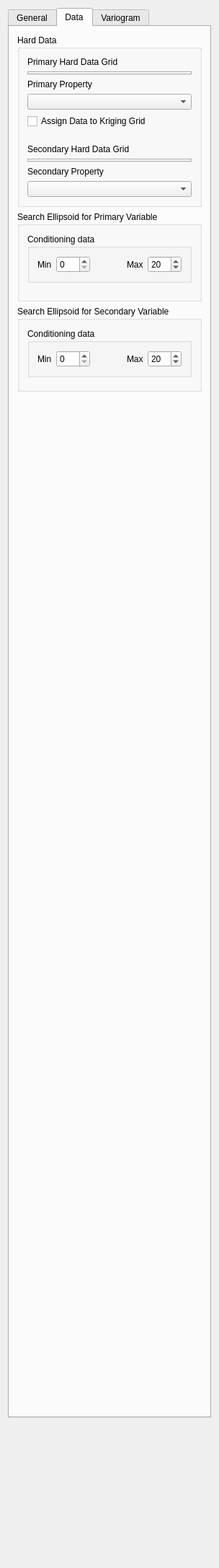
<?xml version="1.0" encoding="UTF-8"?>
<ui version="4.0">
 <class>CoKriging_Parameters</class>
 <widget class="QWidget" name="CoKriging_Parameters">
  <property name="AlgorithmCategory" stdset="0">
   <string>Estimation</string>
  </property>
  <property name="AlgorithmDescription" stdset="0">
   <string>Kriging with secondary attribute</string>
  </property>
  <property name="geometry">
   <rect>
    <x>0</x>
    <y>0</y>
    <width>271</width>
    <height>2174</height>
   </rect>
  </property>
  <property name="maximumSize">
   <size>
    <width>500</width>
    <height>32767</height>
   </size>
  </property>
  <property name="windowTitle">
   <string>Kriging Parameters</string>
  </property>
  <layout class="QVBoxLayout" name="verticalLayout_5">
   <item>
    <widget class="QTabWidget" name="tabWidget2">
     <property name="currentIndex">
      <number>1</number>
     </property>
     <widget class="QWidget" name="tab">
      <attribute name="title">
       <string>General</string>
      </attribute>
      <layout class="QVBoxLayout" name="verticalLayout_2">
       <item>
        <widget class="Q3GroupBox" name="SimulationGrid">
         <property name="maximumSize">
          <size>
           <width>32767</width>
           <height>140</height>
          </size>
         </property>
         <property name="title">
          <string>Kriging Grid</string>
         </property>
         <property name="frameShape">
          <enum>Q3GroupBox::Box</enum>
         </property>
         <property name="frameShadow">
          <enum>Q3GroupBox::Sunken</enum>
         </property>
         <layout class="QVBoxLayout" name="verticalLayout">
          <item>
           <widget class="GridSelector" name="Grid_Name"/>
          </item>
          <item>
           <spacer name="Spacer7_5_3">
            <property name="orientation">
             <enum>Qt::Vertical</enum>
            </property>
            <property name="sizeType">
             <enum>QSizePolicy::Expanding</enum>
            </property>
            <property name="sizeHint" stdset="0">
             <size>
              <width>0</width>
              <height>20</height>
             </size>
            </property>
           </spacer>
          </item>
          <item>
           <widget class="QLabel" name="TextLabel2">
            <property name="text">
             <string>New Property Name</string>
            </property>
            <property name="wordWrap">
             <bool>false</bool>
            </property>
           </widget>
          </item>
          <item>
           <widget class="QLineEdit" name="Property_Name"/>
          </item>
         </layout>
        </widget>
       </item>
       <item>
        <widget class="QComboBox" name="Kriging_Type">
         <item>
          <property name="text">
           <string>Simple Kriging (SK)</string>
          </property>
         </item>
         <item>
          <property name="text">
           <string>Ordinary Kriging (OK)</string>
          </property>
         </item>
        </widget>
       </item>
       <item>
        <widget class="GsTLGroupBox" name="SKGroupBox">
         <property name="title">
          <string/>
         </property>
         <property name="keyword" stdset="0">
          <string>Simple Kriging (SK)</string>
         </property>
         <layout class="QVBoxLayout">
          <property name="spacing">
           <number>6</number>
          </property>
          <property name="margin">
           <number>11</number>
          </property>
          <item>
           <widget class="QLabel" name="TextLabel1_4">
            <property name="text">
             <string>SK mean of Z1 and Z2</string>
            </property>
            <property name="wordWrap">
             <bool>false</bool>
            </property>
           </widget>
          </item>
          <item>
           <widget class="QLineEdit" name="SK_Means">
            <property name="sizePolicy">
             <sizepolicy hsizetype="Minimum" vsizetype="Fixed">
              <horstretch>0</horstretch>
              <verstretch>0</verstretch>
             </sizepolicy>
            </property>
           </widget>
          </item>
         </layout>
        </widget>
       </item>
       <item>
        <layout class="QHBoxLayout">
         <property name="spacing">
          <number>6</number>
         </property>
         <property name="margin">
          <number>0</number>
         </property>
         <item>
          <widget class="QLabel" name="TextLabel1_2">
           <property name="text">
            <string>Cokriging Type</string>
           </property>
           <property name="wordWrap">
            <bool>false</bool>
           </property>
          </widget>
         </item>
         <item>
          <widget class="QComboBox" name="Cokriging_Type">
           <item>
            <property name="text">
             <string>Full Cokriging</string>
            </property>
           </item>
           <item>
            <property name="text">
             <string>Markov Model 1</string>
            </property>
           </item>
           <item>
            <property name="text">
             <string>Markov Model 2</string>
            </property>
           </item>
          </widget>
         </item>
        </layout>
       </item>
       <item>
        <spacer name="spacer22">
         <property name="orientation">
          <enum>Qt::Vertical</enum>
         </property>
         <property name="sizeType">
          <enum>QSizePolicy::Expanding</enum>
         </property>
         <property name="sizeHint" stdset="0">
          <size>
           <width>20</width>
           <height>301</height>
          </size>
         </property>
        </spacer>
       </item>
      </layout>
     </widget>
     <widget class="QWidget" name="tab">
      <attribute name="title">
       <string>Data</string>
      </attribute>
      <layout class="QVBoxLayout" name="verticalLayout_4">
       <item>
        <widget class="Q3GroupBox" name="GroupBox3">
         <property name="title">
          <string>Hard Data</string>
         </property>
         <layout class="QVBoxLayout">
          <property name="spacing">
           <number>6</number>
          </property>
          <property name="margin">
           <number>11</number>
          </property>
          <item>
           <widget class="QLabel" name="TextLabel1_3">
            <property name="text">
             <string>Primary Hard Data Grid</string>
            </property>
            <property name="wordWrap">
             <bool>false</bool>
            </property>
           </widget>
          </item>
          <item>
           <widget class="GridSelector" name="Primary_Harddata_Grid"/>
          </item>
          <item>
           <widget class="QLabel" name="TextLabel2_2">
            <property name="text">
             <string>Primary Property</string>
            </property>
            <property name="wordWrap">
             <bool>false</bool>
            </property>
           </widget>
          </item>
          <item>
           <widget class="SinglePropertySelector" name="Primary_Variable"/>
          </item>
          <item>
           <widget class="QCheckBox" name="Assign_Hard_Data">
            <property name="text">
             <string>Assign Data to Kriging Grid</string>
            </property>
            <property name="checked">
             <bool>false</bool>
            </property>
           </widget>
          </item>
          <item>
           <spacer name="spacer19">
            <property name="orientation">
             <enum>Qt::Vertical</enum>
            </property>
            <property name="sizeType">
             <enum>QSizePolicy::Fixed</enum>
            </property>
            <property name="sizeHint" stdset="0">
             <size>
              <width>20</width>
              <height>16</height>
             </size>
            </property>
           </spacer>
          </item>
          <item>
           <widget class="QLabel" name="TextLabel1_3_2">
            <property name="text">
             <string>Secondary Hard Data Grid</string>
            </property>
            <property name="wordWrap">
             <bool>false</bool>
            </property>
           </widget>
          </item>
          <item>
           <widget class="GridSelector" name="Secondary_Harddata_Grid"/>
          </item>
          <item>
           <widget class="QLabel" name="TextLabel2_2_2">
            <property name="text">
             <string>Secondary Property</string>
            </property>
            <property name="wordWrap">
             <bool>false</bool>
            </property>
           </widget>
          </item>
          <item>
           <widget class="SinglePropertySelector" name="Secondary_Variable"/>
          </item>
         </layout>
        </widget>
       </item>
       <item>
        <widget class="Q3GroupBox" name="GroupBox9">
         <property name="sizePolicy">
          <sizepolicy hsizetype="Preferred" vsizetype="Fixed">
           <horstretch>0</horstretch>
           <verstretch>0</verstretch>
          </sizepolicy>
         </property>
         <property name="title">
          <string>Search Ellipsoid for Primary Variable</string>
         </property>
         <layout class="QVBoxLayout" name="verticalLayout_3">
          <item>
           <widget class="Q3GroupBox" name="groupBox5">
            <property name="title">
             <string>Conditioning data</string>
            </property>
            <property name="frameShape">
             <enum>Q3GroupBox::LineEditPanel</enum>
            </property>
            <layout class="QGridLayout">
             <item row="0" column="0">
              <layout class="QHBoxLayout">
               <item>
                <widget class="QLabel" name="TextLabel2_2_2_2_3">
                 <property name="text">
                  <string>Min</string>
                 </property>
                 <property name="wordWrap">
                  <bool>false</bool>
                 </property>
                </widget>
               </item>
               <item>
                <widget class="QSpinBox" name="Min_Conditioning_Data">
                 <property name="minimum">
                  <number>0</number>
                 </property>
                 <property name="maximum">
                  <number>200</number>
                 </property>
                 <property name="value">
                  <number>0</number>
                 </property>
                </widget>
               </item>
               <item>
                <spacer name="spacer3">
                 <property name="orientation">
                  <enum>Qt::Horizontal</enum>
                 </property>
                 <property name="sizeType">
                  <enum>QSizePolicy::Expanding</enum>
                 </property>
                 <property name="sizeHint" stdset="0">
                  <size>
                   <width>31</width>
                   <height>20</height>
                  </size>
                 </property>
                </spacer>
               </item>
               <item>
                <widget class="QLabel" name="TextLabel2_2_2_2_3_2_2">
                 <property name="text">
                  <string>Max</string>
                 </property>
                 <property name="wordWrap">
                  <bool>false</bool>
                 </property>
                </widget>
               </item>
               <item>
                <widget class="QSpinBox" name="Max_Conditioning_Data">
                 <property name="minimum">
                  <number>0</number>
                 </property>
                 <property name="maximum">
                  <number>200</number>
                 </property>
                 <property name="value">
                  <number>20</number>
                 </property>
                </widget>
               </item>
              </layout>
             </item>
            </layout>
           </widget>
          </item>
          <item>
           <widget class="EllipsoidInput" name="Search_Ellipsoid_1">
            <property name="title" stdset="0">
             <string/>
            </property>
           </widget>
          </item>
          <item>
           <widget class="AdvancedNeighborhoodInput" name="AdvancedSearch_1"/>
          </item>
         </layout>
        </widget>
       </item>
       <item>
        <widget class="GsTLGroupBox" name="box_data_LMC">
         <property name="title">
          <string>Search Ellipsoid for Secondary Variable</string>
         </property>
         <property name="keyword" stdset="0">
          <string>Full Cokriging</string>
         </property>
         <layout class="QGridLayout">
          <item row="0" column="0">
           <widget class="Q3GroupBox" name="groupBox5_2">
            <property name="title">
             <string>Conditioning data</string>
            </property>
            <property name="frameShape">
             <enum>Q3GroupBox::LineEditPanel</enum>
            </property>
            <layout class="QGridLayout">
             <item row="0" column="0">
              <layout class="QHBoxLayout">
               <item>
                <widget class="QLabel" name="TextLabel2_2_2_2_3_2">
                 <property name="text">
                  <string>Min</string>
                 </property>
                 <property name="wordWrap">
                  <bool>false</bool>
                 </property>
                </widget>
               </item>
               <item>
                <widget class="QSpinBox" name="Min_Conditioning_Data_2">
                 <property name="minimum">
                  <number>0</number>
                 </property>
                 <property name="maximum">
                  <number>200</number>
                 </property>
                 <property name="value">
                  <number>0</number>
                 </property>
                </widget>
               </item>
               <item>
                <spacer name="spacer3_2">
                 <property name="orientation">
                  <enum>Qt::Horizontal</enum>
                 </property>
                 <property name="sizeType">
                  <enum>QSizePolicy::Expanding</enum>
                 </property>
                 <property name="sizeHint" stdset="0">
                  <size>
                   <width>31</width>
                   <height>20</height>
                  </size>
                 </property>
                </spacer>
               </item>
               <item>
                <widget class="QLabel" name="TextLabel2_2_2_2_3_2_3">
                 <property name="text">
                  <string>Max</string>
                 </property>
                 <property name="wordWrap">
                  <bool>false</bool>
                 </property>
                </widget>
               </item>
               <item>
                <widget class="QSpinBox" name="Max_Conditioning_Data_2">
                 <property name="minimum">
                  <number>0</number>
                 </property>
                 <property name="maximum">
                  <number>200</number>
                 </property>
                 <property name="value">
                  <number>20</number>
                 </property>
                </widget>
               </item>
              </layout>
             </item>
            </layout>
           </widget>
          </item>
          <item row="1" column="0">
           <widget class="EllipsoidInput" name="Search_Ellipsoid_2">
            <property name="title" stdset="0">
             <string/>
            </property>
           </widget>
          </item>
         </layout>
        </widget>
       </item>
       <item>
        <spacer name="spacer21">
         <property name="orientation">
          <enum>Qt::Vertical</enum>
         </property>
         <property name="sizeType">
          <enum>QSizePolicy::Expanding</enum>
         </property>
         <property name="sizeHint" stdset="0">
          <size>
           <width>20</width>
           <height>1410</height>
          </size>
         </property>
        </spacer>
       </item>
      </layout>
     </widget>
     <widget class="QWidget" name="TabPage">
      <attribute name="title">
       <string>Variogram</string>
      </attribute>
      <layout class="QVBoxLayout">
       <item>
        <widget class="Q3GroupBox" name="GroupBox5">
         <property name="sizePolicy">
          <sizepolicy hsizetype="Preferred" vsizetype="Minimum">
           <horstretch>0</horstretch>
           <verstretch>0</verstretch>
          </sizepolicy>
         </property>
         <property name="title">
          <string>Variogram for primary variable C11(h)</string>
         </property>
         <layout class="QVBoxLayout">
          <property name="spacing">
           <number>6</number>
          </property>
          <property name="margin">
           <number>11</number>
          </property>
          <item>
           <widget class="VariogramInput" name="Variogram_C11">
            <property name="sizePolicy">
             <sizepolicy hsizetype="Preferred" vsizetype="Minimum">
              <horstretch>0</horstretch>
              <verstretch>0</verstretch>
             </sizepolicy>
            </property>
           </widget>
          </item>
         </layout>
        </widget>
       </item>
       <item>
        <widget class="GsTLGroupBox" name="LMC_group">
         <property name="title">
          <string/>
         </property>
         <property name="keyword" stdset="0">
          <string>Full Cokriging</string>
         </property>
         <layout class="QVBoxLayout">
          <property name="spacing">
           <number>6</number>
          </property>
          <property name="margin">
           <number>11</number>
          </property>
          <item>
           <widget class="QLabel" name="textLabel1_2_2">
            <property name="font">
             <font>
              <weight>75</weight>
              <bold>true</bold>
             </font>
            </property>
            <property name="text">
             <string>Full Cokriging Parameters</string>
            </property>
            <property name="alignment">
             <set>Qt::AlignCenter</set>
            </property>
            <property name="wordWrap">
             <bool>false</bool>
            </property>
           </widget>
          </item>
          <item>
           <spacer name="Spacer7_3">
            <property name="orientation">
             <enum>Qt::Vertical</enum>
            </property>
            <property name="sizeType">
             <enum>QSizePolicy::Fixed</enum>
            </property>
            <property name="sizeHint" stdset="0">
             <size>
              <width>20</width>
              <height>16</height>
             </size>
            </property>
           </spacer>
          </item>
          <item>
           <widget class="QLabel" name="TextLabel3">
            <property name="font">
             <font>
              <weight>75</weight>
              <bold>true</bold>
             </font>
            </property>
            <property name="text">
             <string>Cross-variogram C12(h)</string>
            </property>
            <property name="wordWrap">
             <bool>false</bool>
            </property>
           </widget>
          </item>
          <item>
           <widget class="VariogramInput" name="Variogram_C12"/>
          </item>
          <item>
           <widget class="QLabel" name="TextLabel3_2">
            <property name="font">
             <font>
              <weight>75</weight>
              <bold>true</bold>
             </font>
            </property>
            <property name="text">
             <string>Variogram of Secondary variable C22(h)</string>
            </property>
            <property name="wordWrap">
             <bool>false</bool>
            </property>
           </widget>
          </item>
          <item>
           <widget class="VariogramInput" name="Variogram_C22"/>
          </item>
          <item>
           <spacer name="Spacer7">
            <property name="orientation">
             <enum>Qt::Vertical</enum>
            </property>
            <property name="sizeType">
             <enum>QSizePolicy::Fixed</enum>
            </property>
            <property name="sizeHint" stdset="0">
             <size>
              <width>20</width>
              <height>16</height>
             </size>
            </property>
           </spacer>
          </item>
         </layout>
        </widget>
       </item>
       <item>
        <widget class="GsTLGroupBox" name="MM1_group">
         <property name="title">
          <string/>
         </property>
         <property name="keyword" stdset="0">
          <string>Markov Model 1</string>
         </property>
         <property name="displayed" stdset="0">
          <bool>false</bool>
         </property>
         <layout class="QVBoxLayout">
          <property name="spacing">
           <number>6</number>
          </property>
          <property name="margin">
           <number>11</number>
          </property>
          <item>
           <widget class="QLabel" name="textLabel1_2">
            <property name="font">
             <font>
              <weight>75</weight>
              <bold>true</bold>
             </font>
            </property>
            <property name="text">
             <string>Markov Model 1 Parameters</string>
            </property>
            <property name="alignment">
             <set>Qt::AlignCenter</set>
            </property>
            <property name="wordWrap">
             <bool>false</bool>
            </property>
           </widget>
          </item>
          <item>
           <spacer name="Spacer7_2_2_2">
            <property name="orientation">
             <enum>Qt::Vertical</enum>
            </property>
            <property name="sizeType">
             <enum>QSizePolicy::Fixed</enum>
            </property>
            <property name="sizeHint" stdset="0">
             <size>
              <width>20</width>
              <height>16</height>
             </size>
            </property>
           </spacer>
          </item>
          <item>
           <widget class="QLabel" name="TextLabel5">
            <property name="text">
             <string>Z1 is the primary variable, Z2 the secondary</string>
            </property>
            <property name="alignment">
             <set>Qt::AlignVCenter</set>
            </property>
            <property name="wordWrap">
             <bool>true</bool>
            </property>
           </widget>
          </item>
          <item>
           <layout class="QGridLayout">
            <item row="0" column="2">
             <widget class="QLineEdit" name="Correl_Z1Z2"/>
            </item>
            <item row="0" column="3">
             <spacer name="Spacer12">
              <property name="orientation">
               <enum>Qt::Horizontal</enum>
              </property>
              <property name="sizeType">
               <enum>QSizePolicy::Expanding</enum>
              </property>
              <property name="sizeHint" stdset="0">
               <size>
                <width>95</width>
                <height>16</height>
               </size>
              </property>
             </spacer>
            </item>
            <item row="1" column="0">
             <widget class="QLabel" name="TextLabel4_2">
              <property name="text">
               <string>Var( Z2 )</string>
              </property>
              <property name="wordWrap">
               <bool>false</bool>
              </property>
             </widget>
            </item>
            <item row="0" column="0" colspan="2">
             <widget class="QLabel" name="TextLabel4">
              <property name="minimumSize">
               <size>
                <width>160</width>
                <height>0</height>
               </size>
              </property>
              <property name="text">
               <string>Coef. Correlation Z1,Z2</string>
              </property>
              <property name="wordWrap">
               <bool>false</bool>
              </property>
             </widget>
            </item>
            <item row="1" column="1" colspan="2">
             <widget class="QLineEdit" name="Var_Z2"/>
            </item>
            <item row="1" column="3">
             <spacer name="Spacer13">
              <property name="orientation">
               <enum>Qt::Horizontal</enum>
              </property>
              <property name="sizeType">
               <enum>QSizePolicy::Expanding</enum>
              </property>
              <property name="sizeHint" stdset="0">
               <size>
                <width>95</width>
                <height>16</height>
               </size>
              </property>
             </spacer>
            </item>
           </layout>
          </item>
         </layout>
        </widget>
       </item>
       <item>
        <widget class="GsTLGroupBox" name="MM2_group">
         <property name="title">
          <string/>
         </property>
         <property name="keyword" stdset="0">
          <string>Markov Model 2</string>
         </property>
         <property name="displayed" stdset="0">
          <bool>false</bool>
         </property>
         <layout class="QVBoxLayout">
          <property name="spacing">
           <number>6</number>
          </property>
          <property name="margin">
           <number>11</number>
          </property>
          <item>
           <widget class="QLabel" name="textLabel1">
            <property name="font">
             <font>
              <weight>75</weight>
              <bold>true</bold>
             </font>
            </property>
            <property name="text">
             <string>Markov Model 2 Parameters</string>
            </property>
            <property name="alignment">
             <set>Qt::AlignCenter</set>
            </property>
            <property name="wordWrap">
             <bool>false</bool>
            </property>
           </widget>
          </item>
          <item>
           <spacer name="Spacer7_2_2">
            <property name="orientation">
             <enum>Qt::Vertical</enum>
            </property>
            <property name="sizeType">
             <enum>QSizePolicy::Fixed</enum>
            </property>
            <property name="sizeHint" stdset="0">
             <size>
              <width>20</width>
              <height>16</height>
             </size>
            </property>
           </spacer>
          </item>
          <item>
           <widget class="QLabel" name="TextLabel5_2">
            <property name="text">
             <string>Z1 is the primary variable, Z2 the secondary</string>
            </property>
            <property name="alignment">
             <set>Qt::AlignVCenter</set>
            </property>
            <property name="wordWrap">
             <bool>true</bool>
            </property>
           </widget>
          </item>
          <item>
           <layout class="QHBoxLayout">
            <item>
             <widget class="QLabel" name="TextLabel4_3">
              <property name="minimumSize">
               <size>
                <width>160</width>
                <height>0</height>
               </size>
              </property>
              <property name="text">
               <string>Coef. Correlation Z1,Z2</string>
              </property>
              <property name="wordWrap">
               <bool>false</bool>
              </property>
             </widget>
            </item>
            <item>
             <widget class="QLineEdit" name="MM2_Correl_Z1Z2"/>
            </item>
            <item>
             <spacer name="Spacer12_2">
              <property name="orientation">
               <enum>Qt::Horizontal</enum>
              </property>
              <property name="sizeType">
               <enum>QSizePolicy::Expanding</enum>
              </property>
              <property name="sizeHint" stdset="0">
               <size>
                <width>95</width>
                <height>16</height>
               </size>
              </property>
             </spacer>
            </item>
           </layout>
          </item>
          <item>
           <spacer name="Spacer7_2">
            <property name="orientation">
             <enum>Qt::Vertical</enum>
            </property>
            <property name="sizeType">
             <enum>QSizePolicy::Fixed</enum>
            </property>
            <property name="sizeHint" stdset="0">
             <size>
              <width>20</width>
              <height>16</height>
             </size>
            </property>
           </spacer>
          </item>
          <item>
           <widget class="QLabel" name="TextLabel3_2_2">
            <property name="font">
             <font>
              <weight>75</weight>
              <bold>true</bold>
             </font>
            </property>
            <property name="text">
             <string>Variogram of Secondary variable C22(h)</string>
            </property>
            <property name="wordWrap">
             <bool>false</bool>
            </property>
           </widget>
          </item>
          <item>
           <widget class="VariogramInput" name="MM2_Variogram_C22"/>
          </item>
         </layout>
        </widget>
       </item>
       <item>
        <spacer name="spacer19_2">
         <property name="orientation">
          <enum>Qt::Vertical</enum>
         </property>
         <property name="sizeType">
          <enum>QSizePolicy::Expanding</enum>
         </property>
         <property name="sizeHint" stdset="0">
          <size>
           <width>20</width>
           <height>16</height>
          </size>
         </property>
        </spacer>
       </item>
      </layout>
     </widget>
    </widget>
   </item>
   <item>
    <spacer name="spacer20">
     <property name="orientation">
      <enum>Qt::Vertical</enum>
     </property>
     <property name="sizeType">
      <enum>QSizePolicy::Expanding</enum>
     </property>
     <property name="sizeHint" stdset="0">
      <size>
       <width>20</width>
       <height>41</height>
      </size>
     </property>
    </spacer>
   </item>
   <item>
    <spacer name="Spacer4">
     <property name="orientation">
      <enum>Qt::Vertical</enum>
     </property>
     <property name="sizeType">
      <enum>QSizePolicy::Expanding</enum>
     </property>
     <property name="sizeHint" stdset="0">
      <size>
       <width>20</width>
       <height>16</height>
      </size>
     </property>
    </spacer>
   </item>
  </layout>
 </widget>
 <layoutdefault spacing="6" margin="11"/>
 <pixmapfunction>qPixmapFromMimeSource</pixmapfunction>
 <customwidgets>
  <customwidget>
   <class>SinglePropertySelector</class>
   <extends>QComboBox</extends>
   <header>GsTLAppli/extra/qtplugins/selectors.h</header>
  </customwidget>
  <customwidget>
   <class>VariogramInput</class>
   <extends>QWidget</extends>
   <header>GsTLAppli/extra/qtplugins/variogram_input.h</header>
  </customwidget>
  <customwidget>
   <class>GsTLGroupBox</class>
   <extends>QGroupBox</extends>
   <header>GsTLAppli/extra/qtplugins/selectors.h</header>
  </customwidget>
  <customwidget>
   <class>EllipsoidInput</class>
   <extends>QWidget</extends>
   <header>GsTLAppli/extra/qtplugins/ellipsoid_input.h</header>
  </customwidget>
  <customwidget>
   <class>GridSelector</class>
   <extends>QTabWidget</extends>
   <header>GsTLAppli/extra/qtplugins/selectors.h</header>
  </customwidget>
  <customwidget>
   <class>AdvancedNeighborhoodInput</class>
   <extends>QWidget</extends>
   <header>GsTLAppli/extra/qtplugins/neighborhood_filter_input.h</header>
  </customwidget>
  <customwidget>
   <class>Q3GroupBox</class>
   <extends>QGroupBox</extends>
   <header>Qt3Support/Q3GroupBox</header>
   <container>1</container>
  </customwidget>
 </customwidgets>
 <includes>
  <include location="local">gridselector.h</include>
  <include location="local">gstlgroupbox.h</include>
  <include location="local">gridselector.h</include>
  <include location="local">singlepropertyselector.h</include>
  <include location="local">gridselector.h</include>
  <include location="local">singlepropertyselector.h</include>
  <include location="local">ellipsoidinput.h</include>
  <include location="local">gstl_table.h</include>
  <include location="local">gstl_table.h</include>
  <include location="local">gstlgroupbox.h</include>
  <include location="local">ellipsoidinput.h</include>
  <include location="local">gstl_table.h</include>
  <include location="local">gstl_table.h</include>
  <include location="local">variograminput.h</include>
  <include location="local">gstlgroupbox.h</include>
  <include location="local">variograminput.h</include>
  <include location="local">variograminput.h</include>
  <include location="local">gstlgroupbox.h</include>
  <include location="local">gstlgroupbox.h</include>
  <include location="local">variograminput.h</include>
 </includes>
 <resources/>
 <connections>
  <connection>
   <sender>Kriging_Type</sender>
   <signal>activated(QString)</signal>
   <receiver>SKGroupBox</receiver>
   <slot>setShown(QString)</slot>
   <hints>
    <hint type="sourcelabel">
     <x>20</x>
     <y>20</y>
    </hint>
    <hint type="destinationlabel">
     <x>20</x>
     <y>20</y>
    </hint>
   </hints>
  </connection>
  <connection>
   <sender>Primary_Harddata_Grid</sender>
   <signal>activated(QString)</signal>
   <receiver>Primary_Variable</receiver>
   <slot>show_properties(QString)</slot>
   <hints>
    <hint type="sourcelabel">
     <x>20</x>
     <y>20</y>
    </hint>
    <hint type="destinationlabel">
     <x>20</x>
     <y>20</y>
    </hint>
   </hints>
  </connection>
  <connection>
   <sender>Cokriging_Type</sender>
   <signal>activated(QString)</signal>
   <receiver>LMC_group</receiver>
   <slot>setShown(QString)</slot>
   <hints>
    <hint type="sourcelabel">
     <x>20</x>
     <y>20</y>
    </hint>
    <hint type="destinationlabel">
     <x>20</x>
     <y>20</y>
    </hint>
   </hints>
  </connection>
  <connection>
   <sender>Cokriging_Type</sender>
   <signal>activated(QString)</signal>
   <receiver>MM1_group</receiver>
   <slot>setShown(QString)</slot>
   <hints>
    <hint type="sourcelabel">
     <x>20</x>
     <y>20</y>
    </hint>
    <hint type="destinationlabel">
     <x>20</x>
     <y>20</y>
    </hint>
   </hints>
  </connection>
  <connection>
   <sender>Secondary_Harddata_Grid</sender>
   <signal>activated(QString)</signal>
   <receiver>Secondary_Variable</receiver>
   <slot>show_properties(QString)</slot>
   <hints>
    <hint type="sourcelabel">
     <x>20</x>
     <y>20</y>
    </hint>
    <hint type="destinationlabel">
     <x>20</x>
     <y>20</y>
    </hint>
   </hints>
  </connection>
  <connection>
   <sender>Cokriging_Type</sender>
   <signal>activated(QString)</signal>
   <receiver>MM2_group</receiver>
   <slot>setShown(QString)</slot>
   <hints>
    <hint type="sourcelabel">
     <x>20</x>
     <y>20</y>
    </hint>
    <hint type="destinationlabel">
     <x>20</x>
     <y>20</y>
    </hint>
   </hints>
  </connection>
  <connection>
   <sender>Cokriging_Type</sender>
   <signal>activated(QString)</signal>
   <receiver>box_data_LMC</receiver>
   <slot>setShown(QString)</slot>
   <hints>
    <hint type="sourcelabel">
     <x>20</x>
     <y>20</y>
    </hint>
    <hint type="destinationlabel">
     <x>20</x>
     <y>20</y>
    </hint>
   </hints>
  </connection>
 </connections>
</ui>
